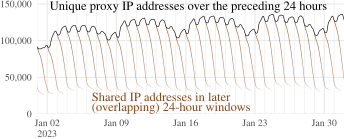

The script that drew this image:
# Makes a graph showing the number of unique Snowflake proxy IP addresses over
# sliding windows, also showing decay in the size of the intersection with
# windows in the near future.
#
# Usage:
#   Rscript proxy-count-delay.r proxy-churn-windows.csv proxy-count-delay.pdf

library("tidyverse")

source("../common.r")

DATE_LIMITS <- lubridate::ymd_hms(c(
	"2023-01-01 00:00:00",
	"2023-01-31 23:59:59"
))

DECAY_COLOR <- "saddlebrown"

(function() {
	args <- commandArgs(trailingOnly = TRUE)
	if (length(args) != 2) {
		stop("usage: Rscript proxy-count-delay.r proxy-churn-windows.csv proxy-count-delay.pdf")
	}
	proxy_churn_windows_csv_path <<- args[[1]]
	output_path <<- args[[2]]
})()

proxy_churn_windows <- read_csv(proxy_churn_windows_csv_path) %>%
	arrange(reference_timestamp_end, sample_timestamp_end_offset) %>%
	# Try to detect discontinuities in the time sequence, where a
	# reference_timestamp_end has not the expected 1-hour from the previous
	# value.
	mutate(restart = cumsum(is.na(lag(reference_timestamp_end)) | !(lag(reference_timestamp_end) == reference_timestamp_end | abs(lag(reference_timestamp_end) + 3600 - reference_timestamp_end) < 5*60)))

p <- ggplot() +
	geom_line(
		data = proxy_churn_windows %>%
			# It's too dense if we show the decay from every single
			# hourly sample. Just show one decay per 24 hours (the
			# one at 00 hours).
			filter(lubridate::hour(reference_timestamp_end) == 0) %>%
			# We have "decay" in windows before the reference too,
			# but only show the ones after.
			filter(sample_timestamp_end_offset >= 0),
		aes(
			group = reference_timestamp_end,
			x = reference_timestamp_end + sample_timestamp_end_offset,
			y = reference_count + sample_count - union_count,
			# Fade out the decay lines a little bit as they get
			# farther from the reference, but not to 0.0, so it's
			# visually clear that the samples stop at an arbitrary
			# limit and it not a natural consequence of the data.
			alpha = 1.0 - 0.2 * abs(sample_timestamp_end_offset / max(sample_timestamp_end_offset))
		),
		color = DECAY_COLOR
	) +
	geom_line(
		data = proxy_churn_windows %>%
			group_by(reference_timestamp_end) %>%
			summarize(reference_count = first(reference_count), restart = first(restart), .groups = "drop"),
		aes(x = reference_timestamp_end, y = reference_count, group = restart)
	) +
	annotate("text",
		x = lubridate::ymd_hms("2023-01-02 06:00:00"),
		y = 142000,
		label = "Unique proxy IP addresses over the preceding 24 hours",
		size = 3, lineheight = 0.7, hjust = 0, vjust = 0) +
	annotate("text",
		x = lubridate::ymd_hms("2023-01-06 12:00:00"),
		y = 29000,
		# \u00ad (soft hyphen) avoids the hyphen turning into a minus sign: https://stackoverflow.com/a/48510383
		label = "Shared IP addresses in later\n(overlapping) 24\u00adhour windows",
		color = DECAY_COLOR,
		size = 3, lineheight = 0.7, hjust = 0, vjust = 1) +
	scale_y_continuous(
		limits = c(0, 157000),
		breaks = 50000*(0:3),
		minor_breaks = NULL,
		labels = scales::comma
	) +
	scale_x_datetime(
		date_breaks = "1 week",
		date_minor_breaks = "1 day",
		labels = function(breaks) {
			# Put the year on the first break.
			strftime(breaks, ifelse(cumsum(!is.na(breaks)) == 1, "%b %d\n%Y", "%b %d"), tz = "UTC")
		}
	) +
	coord_cartesian(xlim = DATE_LIMITS, expand = FALSE) +
	guides(alpha = "none") +
	labs(
		x = NULL,
		y = NULL
	)
ggsave(output_path, p, width = DOCUMENT_LINEWIDTH, height = 1.4)
